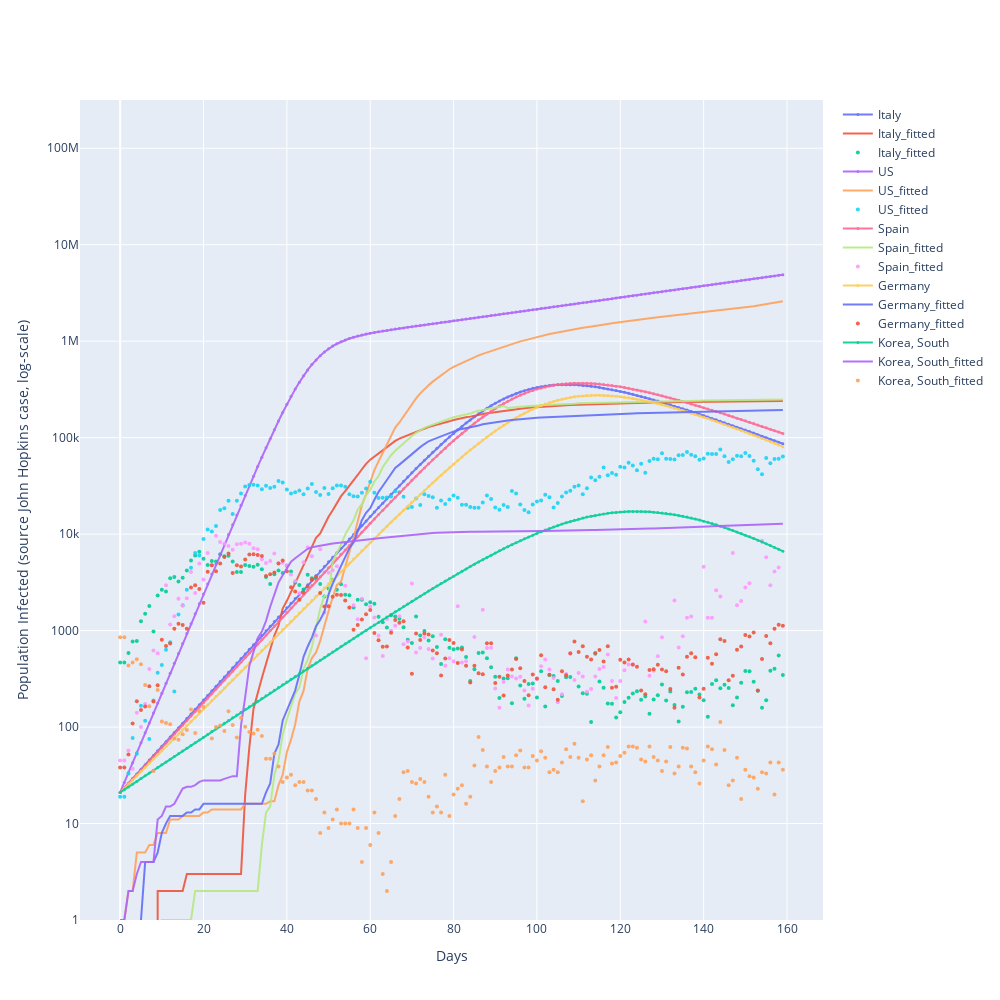

Notebook source saved alongside this figure:
### Code cell
fig1 = go.Figure()
country_list = ['Italy',
               'US',
               'Spain',
               'Germany',
               'Korea, South',]

for each in country_list:
    fig1.add_trace(go.Scatter(x = np.arange(len(ydata_total)), y = final_data_df[each] , mode = 'markers+lines', 
                             line_width = 2, marker_size = 3, name = each, opacity = 0.9))
    fig1.add_trace(go.Scatter(x = np.arange(len(final_data_df)), y = df_analyse[each] , mode = 'lines', 
                             line_width = 2, name = each + '_fitted' , opacity = 0.9))    
    fig1.add_trace(go.Scatter(x = np.arange(len(ydataa_total_df)), y = np.ediff1d(ydataa_total_df[each], to_begin=ydataa_total_df[each][1]-ydataa_total_df[each][0]) , mode = 'markers', 
                             line_width = 2, marker_size = 4, name = each + '_fitted' , opacity = 0.9))   
    
    
    
    
fig1.update_layout(
    height = 1000,
    width = 1000,
    xaxis_title = "Days",
    yaxis_title = "Population Infected (source John Hopkins case, log-scale)",
    #yaxis_type = "log"
    
)



fig1.update_yaxes(type = "log", range = [0,8.5])

### Figure 1 — Plotly figure (JSON) as saved in the notebook; plotly's stock layout.template omitted (floating-point values rounded to 4 significant figures; data arrays with more than 128 entries replaced by an {"elided": "..."} marker saying what was removed)
{"data": [{"line": {"width": 2}, "marker": {"size": 3}, "mode": "markers+lines", "name": "Italy", "opacity": 0.9, "type": "scatter", "x": {"elided": "160 int values"}, "y": {"elided": "160 float values"}}, {"line": {"width": 2}, "mode": "lines", "name": "Italy_fitted", "opacity": 0.9, "type": "scatter", "x": {"elided": "160 int values"}, "y": {"elided": "873 int values"}}, {"line": {"width": 2}, "marker": {"size": 4}, "mode": "markers", "name": "Italy_fitted", "opacity": 0.9, "type": "scatter", "x": {"elided": "160 int values"}, "y": {"elided": "160 int values"}}, {"line": {"width": 2}, "marker": {"size": 3}, "mode": "markers+lines", "name": "US", "opacity": 0.9, "type": "scatter", "x": {"elided": "160 int values"}, "y": {"elided": "160 float values"}}, {"line": {"width": 2}, "mode": "lines", "name": "US_fitted", "opacity": 0.9, "type": "scatter", "x": {"elided": "160 int values"}, "y": {"elided": "873 int values"}}, {"line": {"width": 2}, "marker": {"size": 4}, "mode": "markers", "name": "US_fitted", "opacity": 0.9, "type": "scatter", "x": {"elided": "160 int values"}, "y": {"elided": "160 int values"}}, {"line": {"width": 2}, "marker": {"size": 3}, "mode": "markers+lines", "name": "Spain", "opacity": 0.9, "type": "scatter", "x": {"elided": "160 int values"}, "y": {"elided": "160 float values"}}, {"line": {"width": 2}, "mode": "lines", "name": "Spain_fitted", "opacity": 0.9, "type": "scatter", "x": {"elided": "160 int values"}, "y": {"elided": "873 int values"}}, {"line": {"width": 2}, "marker": {"size": 4}, "mode": "markers", "name": "Spain_fitted", "opacity": 0.9, "type": "scatter", "x": {"elided": "160 int values"}, "y": {"elided": "160 int values"}}, {"line": {"width": 2}, "marker": {"size": 3}, "mode": "markers+lines", "name": "Germany", "opacity": 0.9, "type": "scatter", "x": {"elided": "160 int values"}, "y": {"elided": "160 float values"}}, {"line": {"width": 2}, "mode": "lines", "name": "Germany_fitted", "opacity": 0.9, "type": "scatter", "x": {"elided": "160 int values"}, "y": {"elided": "873 int values"}}, {"line": {"width": 2}, "marker": {"size": 4}, "mode": "markers", "name": "Germany_fitted", "opacity": 0.9, "type": "scatter", "x": {"elided": "160 int values"}, "y": {"elided": "160 int values"}}, {"line": {"width": 2}, "marker": {"size": 3}, "mode": "markers+lines", "name": "Korea, South", "opacity": 0.9, "type": "scatter", "x": {"elided": "160 int values"}, "y": {"elided": "160 float values"}}, {"line": {"width": 2}, "mode": "lines", "name": "Korea, South_fitted", "opacity": 0.9, "type": "scatter", "x": {"elided": "160 int values"}, "y": {"elided": "873 int values"}}, {"line": {"width": 2}, "marker": {"size": 4}, "mode": "markers", "name": "Korea, South_fitted", "opacity": 0.9, "type": "scatter", "x": {"elided": "160 int values"}, "y": {"elided": "160 int values"}}], "layout": {"height": 1000, "width": 1000, "xaxis": {"title": {"text": "Days"}}, "yaxis": {"range": [0, 8.5], "title": {"text": "Population Infected (source John Hopkins case, log-scale)"}, "type": "log"}}}
